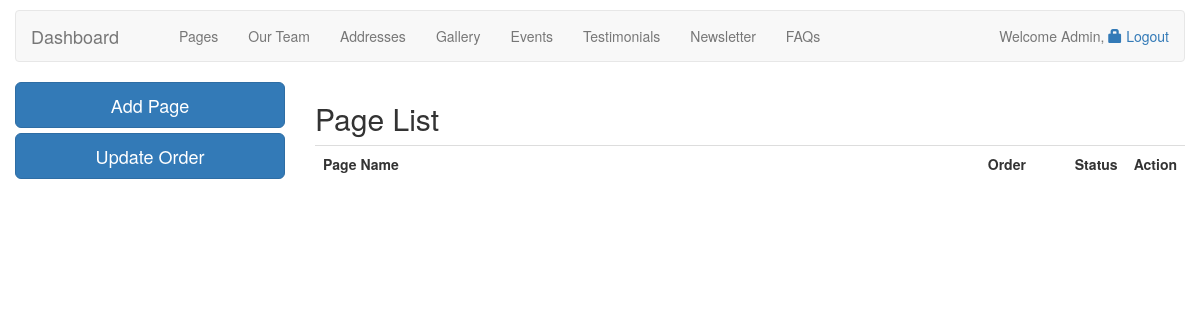
Page /admin/page.php (signed in) on the earlier database version.
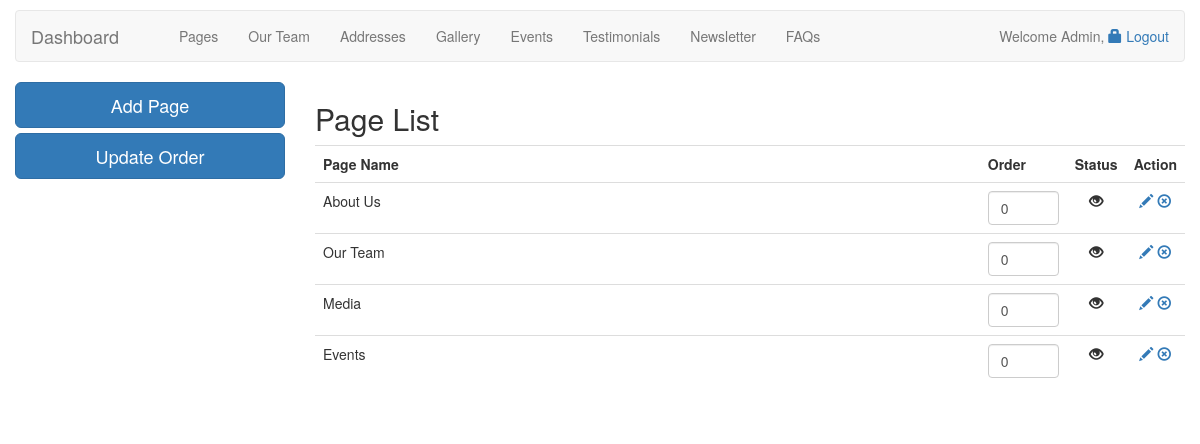
Same page on the later database version.
### tables this page shows
CREATE TABLE IF NOT EXISTS `tbl_pages` (
  `id` int(11) NOT NULL AUTO_INCREMENT,
  `name` varchar(255) NOT NULL,
  `slug` varchar(255) NOT NULL,
  `content` text NOT NULL,
  `seotitle` varchar(255) NOT NULL,
  `seodescrition` text NOT NULL,
  `seokeyword` varchar(255) NOT NULL,
  `sortOrder` int(11) NOT NULL,
  `status` int(11) NOT NULL DEFAULT '1',
  `created` timestamp NOT NULL DEFAULT CURRENT_TIMESTAMP,
  PRIMARY KEY (`id`)
);

### admin/page.php (the view, shortened to what this page needs)
<?php
include_once 'controllers/config.php';
if(isset($_GET["action"])){$action = $_GET["action"];}else {$action = 'view';}
?>
<?php include('templates/header.php');?>
  <div class="row">
    <div class="col-md-3">
    <a href="<?php echo BACKEND_URL; ?>/page.php?action=add" class="btn btn-primary btn-lg btn-block" role="button">Add Page</a>
    <a href="<?php echo BACKEND_URL; ?>/page.php?action=updateOrder" class="btn btn-primary btn-lg btn-block" role="button">Update Order</a>
     </div>
    <div class="col-md-9">
      <?php if ($action == 'view') {?>
      <h2>Page List</h2>
      <div class="table-responsive">
        <table class="table table-hover pageList">
          <tr>
            <th>Page Name</th>
            <th width="10%">Order</th>
            <th width="5%">Status</th>
            <th width="5%">Action</th>
          </tr>
          <?php $res = $mysqli->query("SELECT * FROM tbl_pages ORDER BY sortOrder ASC"); ?>
          <?php while ($row = $res->fetch_assoc()) { ?>
          <tr>
            <td><?php echo $row['name']; ?></td>
            <td><input type="number" name="order" id="order" value="<?php echo $row['sortOrder']; ?>" class="form-control"></td>
            <td align="center"><?php if ($row['status'] == 1){?>
              <span class="glyphicon glyphicon-eye-open " aria-hidden="true"></span>
              <?php }else{?>
              <span class="glyphicon glyphicon-eye-close" aria-hidden="true"></span>
              <?php } ?></td>
            <td align="center"><a href="page.php?action=edit&id=<?php echo $row['id']; ?>" title="Edit"><span class="glyphicon glyphicon-pencil" aria-hidden="true"></span></a> <a href="page.php?action=delete&id=<?php echo $row['id']; ?>" title="Delete"><span class="glyphicon glyphicon-remove-circle" aria-hidden="true"></span></a></td>
          </tr>
          <?php } ?>
        </table>
      </div>
      <?php } ?>
    </div>
  </div>
  <?php include('templates/footer.php'); ?>

### admin/templates/header.php (shortened to what this page needs)
<!doctype html>
<html>
<head>
<link href="<?php echo BACKEND_URL; ?>/css/bootstrap.min.css" rel="stylesheet">
<link type="text/css" href="<?php echo BACKEND_URL; ?>/css/style.css" rel="stylesheet">
</head>
<body>
<div id="wrapper">
<div class="container">
<?php if(isset($_SESSION["loginUser"])) { ?>
<nav class="navbar navbar-default">
  <div class="container-fluid">
    <div class="navbar-header">
      <a class="navbar-brand" href="dashboard.php">Dashboard</a>
    </div>
    <div class="collapse navbar-collapse" id="bs-example-navbar-collapse-1">
      <ul class="nav navbar-nav">
        <li><a href="<?php echo BACKEND_URL; ?>/page.php">Pages</a></li>
        <li><a href="<?php echo BACKEND_URL; ?>/">Our Team</a></li>
        <li><a href="<?php echo BACKEND_URL; ?>/">Addresses</a></li>
        <li><a href="<?php echo BACKEND_URL; ?>/">Gallery</a></li>
        <li><a href="<?php echo BACKEND_URL; ?>/">Events</a></li>
        <li><a href="<?php echo BACKEND_URL; ?>/">Testimonials</a></li>
        <li><a href="<?php echo BACKEND_URL; ?>/">Newsletter</a></li>
        <li><a href="<?php echo BACKEND_URL; ?>/">FAQs</a></li>
      </ul>
      <p class="navbar-text navbar-right">Welcome Admin, <a href="<?php echo BACKEND_URL; ?>/logout.php" tite="Logout"><span class="glyphicon glyphicon-lock"></span> Logout</a></p>
    </div>
  </div>
</nav>
<?php } ?>

### admin/templates/footer.php (shortened to what this page needs)
</div>
</body>
</html>

### admin/css/style.css (style rules this page uses)
.container { padding:10px 0 }
.navbar-header { padding-right:30px; }

Differences in the rows shown:
added tbl_pages: name "About Us", order "0", status 1 (drawn)
added tbl_pages: name "Our Team", order "0", status 1 (drawn)
added tbl_pages: name "Media", order "0", status 1 (drawn)
added tbl_pages: name "Events", order "0", status 1 (drawn)
